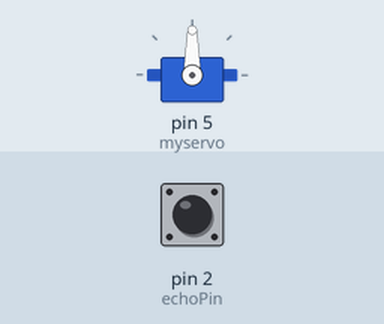
Recording of a sketch running on a simulated Arduino Uno, built with avr-gcc and run on an emulated ATmega328P. Shown: servo. The inputs (shaded band) are chosen by the test bench; at power-on: pin 2 (echoPin) LOW.

Above: at 0.1 s.
At 1.2 s:
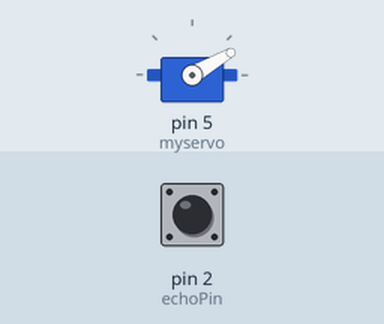
1.3 s: pin 2 (echoPin) pulsed HIGH 5 times (0.12 s each, 0.3 s apart)
At 3.5 s:
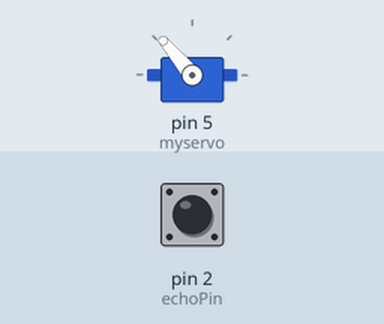
Timing chart, 0 to 5.3 s (numbered marks = the images above; inputs shaded):
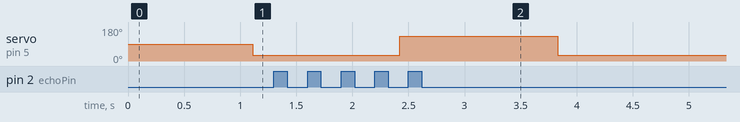

The sketch:

Auto_Hand_Cleaner.ino
```cpp
#include  <Servo.h>

Servo myservo;

int angle = 130;
int echoPin = 2;
int trigPin = 3;
float duration;
float distance;

void setup() {
  myservo.attach(5);
  pinMode(trigPin, OUTPUT);
  pinMode(echoPin, INPUT);
}

void loop(){
  digitalWrite(trigPin, HIGH);
  delay(10);
  digitalWrite(trigPin, LOW);

  duration = pulseIn(echoPin, HIGH);
  distance = ((float)(340 * duration) / 10000) / 2;
  delay(100);

  if (distance < 10){
    angle = 30;
    myservo.write(angle);
    delay(1000);
  }
  else{
    angle = 130;
    myservo.write(angle);
  }
}
```

Measured:
- after the input at 1.3 s, servo on pin 5 (myservo): 30° → 130° after 1.1 s, → 30° 1.4 s later
